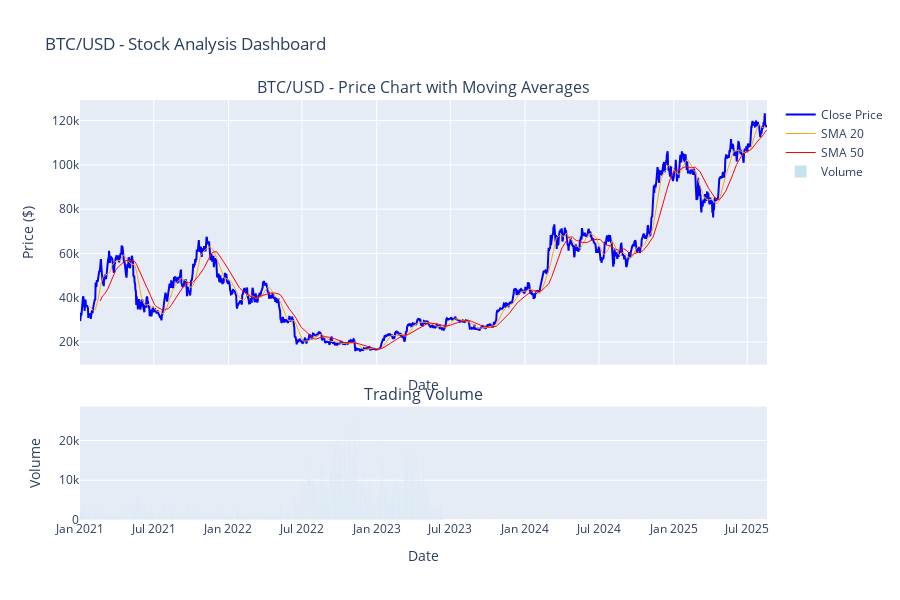
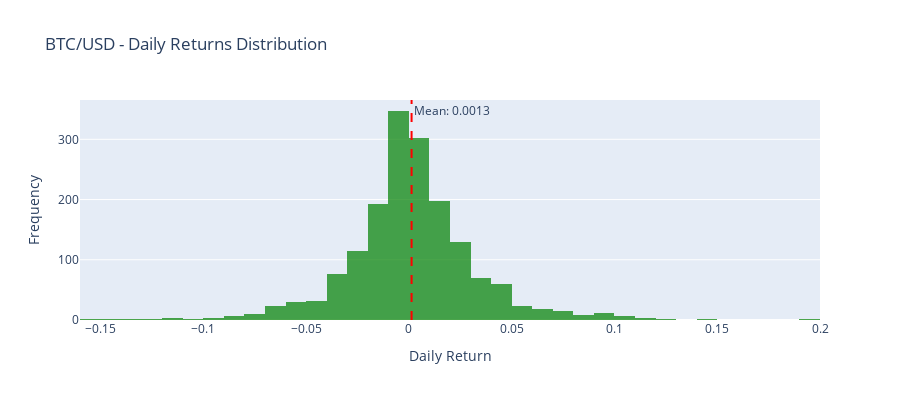
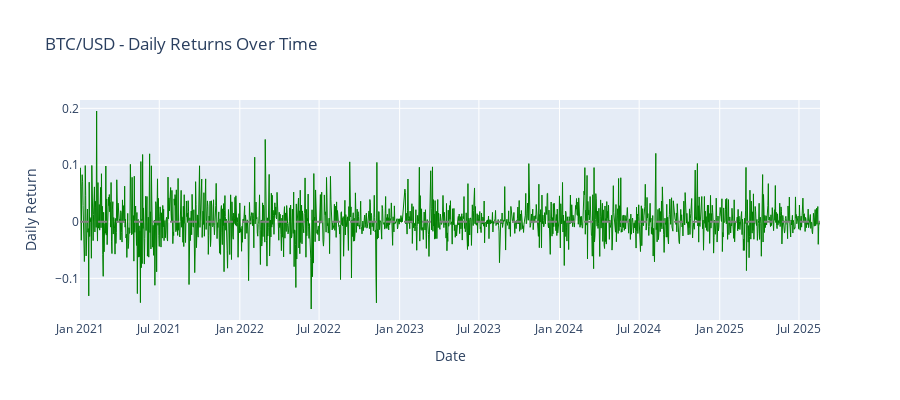
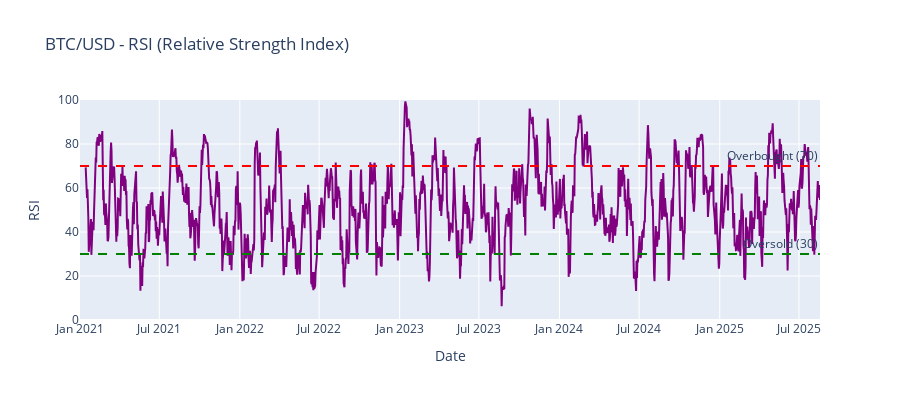

The cell these charts' notebook holds for them, in order:
### Code cell
# Create comprehensive interactive plots for financial analysis using Plotly

if barset is None:
    print("❌ No data available. Please check your symbol and timeframe.")
else:
    print(f"✅ Data available! Creating plots for {len(barset)} data points...")
    
    # Forward fill to remove NaN values
    print("Applying forward fill to remove NaN values...")
    barset = barset.fillna(method='ffill')
    print(f"Data cleaned. Remaining NaN values: {barset.isnull().sum().sum()}")
    
    # 1. Price Chart with Moving Averages and Volume
    fig_price = make_subplots(
        rows=2, cols=1,
        shared_xaxes=True,
        vertical_spacing=0.1,
        subplot_titles=(f'{symbol} - Price Chart with Moving Averages', 'Trading Volume'),
        row_heights=[0.7, 0.3]
    )

    # Add price and moving averages
    fig_price.add_trace(
        go.Scatter(x=barset['timestamp'], y=barset['close'], 
                  name='Close Price', line=dict(color='blue', width=2)),
        row=1, col=1
    )
    fig_price.add_trace(
        go.Scatter(x=barset['timestamp'], y=barset['sma_20'], 
                  name='SMA 20', line=dict(color='orange', width=1)),
        row=1, col=1
    )
    fig_price.add_trace(
        go.Scatter(x=barset['timestamp'], y=barset['sma_50'], 
                  name='SMA 50', line=dict(color='red', width=1)),
        row=1, col=1
    )

    # Add volume
    fig_price.add_trace(
        go.Bar(x=barset['timestamp'], y=barset['volume'], 
               name='Volume', marker_color='lightblue', opacity=0.7),
        row=2, col=1
    )

    fig_price.update_layout(
        title=f'{symbol} - Stock Analysis Dashboard',
        xaxis_title='Date',
        yaxis_title='Price ($)',
        height=600,
        showlegend=True
    )
    fig_price.update_xaxes(title_text="Date", row=2, col=1)
    fig_price.update_yaxes(title_text="Volume", row=2, col=1)

    fig_price.show()

    # 2. Daily Returns Distribution
    returns_clean = barset['daily_return'].dropna()
    fig_returns = go.Figure()

    fig_returns.add_trace(go.Histogram(
        x=returns_clean,
        nbinsx=50,
        name='Daily Returns',
        marker_color='green',
        opacity=0.7
    ))

    fig_returns.add_vline(
        x=returns_clean.mean(),
        line_dash="dash",
        line_color="red",
        annotation_text=f"Mean: {returns_clean.mean():.4f}"
    )

    fig_returns.update_layout(
        title=f'{symbol} - Daily Returns Distribution',
        xaxis_title='Daily Return',
        yaxis_title='Frequency',
        height=400
    )
    fig_returns.show()

    # 2b. Plot daily returns as a time series
    fig_returns_ts = go.Figure()
    fig_returns_ts.add_trace(go.Scatter(
        x=barset['timestamp'],
        y=barset['daily_return'],
        mode='lines',
        name='Daily Return',
        line=dict(color='green', width=1)
    ))
    fig_returns_ts.add_hline(y=0, line_dash="dash", line_color="gray")
    fig_returns_ts.update_layout(
        title=f'{symbol} - Daily Returns Over Time',
        xaxis_title='Date',
        yaxis_title='Daily Return',
        height=400
    )
    fig_returns_ts.show()

    # 3. RSI Chart
    fig_rsi = go.Figure()

    fig_rsi.add_trace(go.Scatter(
        x=barset['timestamp'], 
        y=barset['rsi'],
        mode='lines',
        name='RSI',
        line=dict(color='purple', width=2)
    ))

    fig_rsi.add_hline(y=70, line_dash="dash", line_color="red", 
                      annotation_text="Overbought (70)")
    fig_rsi.add_hline(y=30, line_dash="dash", line_color="green", 
                      annotation_text="Oversold (30)")

    fig_rsi.update_layout(
        title=f'{symbol} - RSI (Relative Strength Index)',
        xaxis_title='Date',
        yaxis_title='RSI',
        yaxis=dict(range=[0, 100]),
        height=400
    )
    fig_rsi.show()

    # 4. Volatility Chart
    fig_vol = go.Figure()

    fig_vol.add_trace(go.Scatter(
        x=barset['timestamp'], 
        y=barset['volatility'],
        mode='lines',
        name='20-Day Rolling Volatility',
        line=dict(color='red', width=2),
        fill='tonexty'
    ))

    fig_vol.update_layout(
        title=f'{symbol} - 20-Day Rolling Volatility',
        xaxis_title='Date',
        yaxis_title='Volatility',
        height=400
    )
    fig_vol.show()

    # 5. Price vs Volume Scatter Plot
    fig_scatter = px.scatter(
        barset, 
        x='volume', 
        y='close',
        color='daily_return',
        size='volume',
        hover_data=['timestamp'],
        title=f'{symbol} - Price vs Volume Relationship',
        color_continuous_scale='RdYlBu'
    )

    fig_scatter.update_layout(
        xaxis_title='Volume',
        yaxis_title='Close Price ($)',
        height=500
    )
    fig_scatter.show()

    # 6. Correlation Heatmap
    correlation_features = ['close', 'volume', 'daily_return', 'volatility', 'rsi']
    correlation_matrix = barset[correlation_features].corr()

    fig_corr = go.Figure(data=go.Heatmap(
        z=correlation_matrix.values,
        x=correlation_matrix.columns,
        y=correlation_matrix.columns,
        colorscale='RdBu',
        zmid=0,
        text=correlation_matrix.round(3).values,
        texttemplate="%{text}",
        textfont={"size": 12},
        hoverongaps=False
    ))

    fig_corr.update_layout(
        title=f'{symbol} - Feature Correlation Heatmap',
        height=500
    )
    fig_corr.show()

    # 7. Candlestick Chart (Bonus interactive chart)
    fig_candlestick = go.Figure(data=go.Candlestick(
        x=barset['timestamp'],
        open=barset['open'],
        high=barset['high'],
        low=barset['low'],
        close=barset['close'],
        name='OHLC'
    ))

    fig_candlestick.update_layout(
        title=f'{symbol} - Candlestick Chart',
        xaxis_title='Date',
        yaxis_title='Price ($)',
        height=500,
        xaxis_rangeslider_visible=False
    )
    fig_candlestick.show()

    # Statistical Summary
    print("\n" + "="*50)
    print("STATISTICAL SUMMARY")
    print("="*50)

    # Basic statistics
    print(f"\n{symbol} - Key Statistics:")
    print(f"Current Price: ${barset['close'].iloc[-1]:.2f}")
    print(f"52-Week High: ${barset['close'].max():.2f}")
    print(f"52-Week Low: ${barset['close'].min():.2f}")
    print(f"Average Daily Return: {barset['daily_return'].mean():.4f} ({barset['daily_return'].mean()*100:.2f}%)")
    print(f"Volatility (Std Dev): {barset['daily_return'].std():.4f} ({barset['daily_return'].std()*100:.2f}%)")
    print(f"Average Volume: {barset['volume'].mean():,.0f}")
    print("\nCorrelation Matrix:")
    print(correlation_matrix.round(3))

### Figure 1 — Plotly figure (JSON) as saved in the notebook; plotly's stock layout.template omitted (floating-point values rounded to 4 significant figures; data arrays with more than 128 entries replaced by an {"elided": "..."} marker saying what was removed)
{"data": [{"line": {"color": "blue", "width": 2}, "name": "Close Price", "type": "scatter", "x": {"elided": "1691 str values"}, "xaxis": "x", "y": {"elided": "1691 float values"}, "yaxis": "y"}, {"line": {"color": "orange", "width": 1}, "name": "SMA 20", "type": "scatter", "x": {"elided": "1691 str values"}, "xaxis": "x", "y": {"elided": "1691 float values"}, "yaxis": "y"}, {"line": {"color": "red", "width": 1}, "name": "SMA 50", "type": "scatter", "x": {"elided": "1691 str values"}, "xaxis": "x", "y": {"elided": "1691 float values"}, "yaxis": "y"}, {"marker": {"color": "lightblue"}, "name": "Volume", "opacity": 0.7, "type": "bar", "x": {"elided": "1691 str values"}, "xaxis": "x2", "y": {"elided": "1691 float values"}, "yaxis": "y2"}], "layout": {"annotations": [{"font": {"size": 16}, "showarrow": false, "text": "BTC/USD - Price Chart with Moving Averages", "x": 0.5, "xanchor": "center", "xref": "paper", "y": 1, "yanchor": "bottom", "yref": "paper"}, {"font": {"size": 16}, "showarrow": false, "text": "Trading Volume", "x": 0.5, "xanchor": "center", "xref": "paper", "y": 0.27, "yanchor": "bottom", "yref": "paper"}], "height": 600, "showlegend": true, "title": {"text": "BTC/USD - Stock Analysis Dashboard"}, "xaxis": {"anchor": "y", "domain": [0, 1], "matches": "x2", "showticklabels": false, "title": {"text": "Date"}}, "xaxis2": {"anchor": "y2", "domain": [0, 1], "title": {"text": "Date"}}, "yaxis": {"anchor": "x", "domain": [0.37, 1], "title": {"text": "Price ($)"}}, "yaxis2": {"anchor": "x2", "domain": [0, 0.27], "title": {"text": "Volume"}}}}

### Figure 2 — Plotly figure (JSON) as saved in the notebook; plotly's stock layout.template omitted (floating-point values rounded to 4 significant figures; data arrays with more than 128 entries replaced by an {"elided": "..."} marker saying what was removed)
{"data": [{"marker": {"color": "green"}, "name": "Daily Returns", "nbinsx": 50, "opacity": 0.7, "type": "histogram", "x": {"elided": "1690 float values"}}], "layout": {"annotations": [{"showarrow": false, "text": "Mean: 0.0013", "x": 0.001311, "xanchor": "left", "xref": "x", "y": 1, "yanchor": "top", "yref": "y domain"}], "height": 400, "shapes": [{"line": {"color": "red", "dash": "dash"}, "type": "line", "x0": 0.001311, "x1": 0.001311, "xref": "x", "y0": 0, "y1": 1, "yref": "y domain"}], "title": {"text": "BTC/USD - Daily Returns Distribution"}, "xaxis": {"title": {"text": "Daily Return"}}, "yaxis": {"title": {"text": "Frequency"}}}}

### Figure 3 — Plotly figure (JSON) as saved in the notebook; plotly's stock layout.template omitted (floating-point values rounded to 4 significant figures; data arrays with more than 128 entries replaced by an {"elided": "..."} marker saying what was removed)
{"data": [{"line": {"color": "green", "width": 1}, "mode": "lines", "name": "Daily Return", "type": "scatter", "x": {"elided": "1691 str values"}, "y": {"elided": "1691 float values"}}], "layout": {"height": 400, "shapes": [{"line": {"color": "gray", "dash": "dash"}, "type": "line", "x0": 0, "x1": 1, "xref": "x domain", "y0": 0, "y1": 0, "yref": "y"}], "title": {"text": "BTC/USD - Daily Returns Over Time"}, "xaxis": {"title": {"text": "Date"}}, "yaxis": {"title": {"text": "Daily Return"}}}}

### Figure 4 — Plotly figure (JSON) as saved in the notebook; plotly's stock layout.template omitted (floating-point values rounded to 4 significant figures; data arrays with more than 128 entries replaced by an {"elided": "..."} marker saying what was removed)
{"data": [{"line": {"color": "purple", "width": 2}, "mode": "lines", "name": "RSI", "type": "scatter", "x": {"elided": "1691 str values"}, "y": {"elided": "1691 float values"}}], "layout": {"annotations": [{"showarrow": false, "text": "Overbought (70)", "x": 1, "xanchor": "right", "xref": "x domain", "y": 70, "yanchor": "bottom", "yref": "y"}, {"showarrow": false, "text": "Oversold (30)", "x": 1, "xanchor": "right", "xref": "x domain", "y": 30, "yanchor": "bottom", "yref": "y"}], "height": 400, "shapes": [{"line": {"color": "red", "dash": "dash"}, "type": "line", "x0": 0, "x1": 1, "xref": "x domain", "y0": 70, "y1": 70, "yref": "y"}, {"line": {"color": "green", "dash": "dash"}, "type": "line", "x0": 0, "x1": 1, "xref": "x domain", "y0": 30, "y1": 30, "yref": "y"}], "title": {"text": "BTC/USD - RSI (Relative Strength Index)"}, "xaxis": {"title": {"text": "Date"}}, "yaxis": {"range": [0, 100], "title": {"text": "RSI"}}}}
